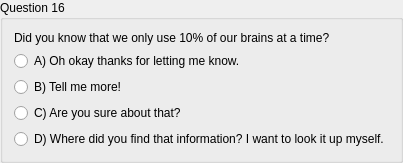
        <widget class="QGroupBox" name="groupBox_31">
         <property name="title">
          <string>Question 16</string>
         </property>
         <layout class="QGridLayout" name="gridLayout_33">
          <item row="0" column="0">
           <widget class="QLabel" name="label_32">
            <property name="text">
             <string>Did you know that we only use 10% of our brains at a time? </string>
            </property>
           </widget>
          </item>
          <item row="2" column="0">
           <widget class="QRadioButton" name="radioButton_49">
            <property name="text">
             <string>B) Tell me more!</string>
            </property>
           </widget>
          </item>
          <item row="1" column="0">
           <widget class="QRadioButton" name="radioButton_48">
            <property name="text">
             <string>A) Oh okay thanks for letting me know. </string>
            </property>
           </widget>
          </item>
          <item row="3" column="0">
           <widget class="QRadioButton" name="radioButton_50">
            <property name="text">
             <string>C) Are you sure about that?</string>
            </property>
           </widget>
          </item>
          <item row="4" column="0">
           <widget class="QRadioButton" name="radioButton_51">
            <property name="text">
             <string>D) Where did you find that information? I want to look it up myself.</string>
            </property>
           </widget>
          </item>
         </layout>
        </widget>
